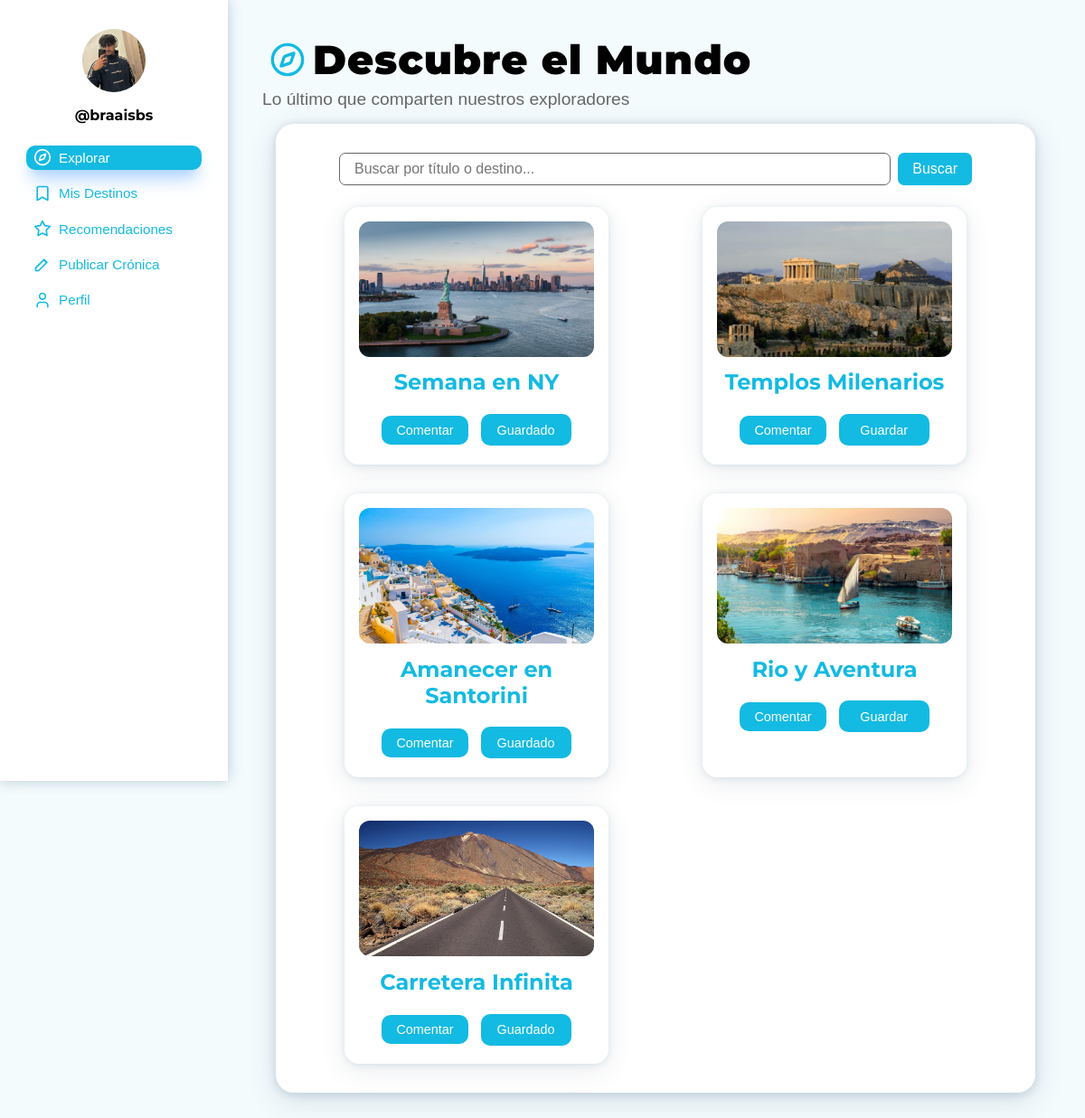
The app's page /user-explorar.php (signed in) with its own data.
### tables this page shows
CREATE TABLE `cronica` (
  `id_cronica` int(11) NOT NULL,
  `titulo` varchar(300) NOT NULL,
  `ruta` text NOT NULL,
  `experiencia` longtext NOT NULL,
  `fecha_publicacion` datetime NOT NULL DEFAULT current_timestamp(),
  `imagen_principal` varchar(500) DEFAULT NULL,
  `id_usuario` int(11) NOT NULL,
  `id_destino` int(11) NOT NULL,
  `estado` enum('Publicada','Pendiente','Rechazada') NOT NULL DEFAULT 'Pendiente',
  `num_recomendados` int(11) NOT NULL
);

CREATE TABLE `usuario` (
  `id_usuario` int(11) NOT NULL,
  `nombre_usuario` varchar(100) NOT NULL,
  `nombre` varchar(100) NOT NULL,
  `apellido1` varchar(100) NOT NULL,
  `correo` varchar(150) NOT NULL,
  `contrasena` varchar(255) NOT NULL,
  `rol` enum('administrador','explorador','normal') NOT NULL DEFAULT 'normal',
  `foto_perfil` varchar(500) DEFAULT 'imagenes/NoUser.png',
  `descripcion` text DEFAULT NULL,
  `ubicacion` varchar(200) DEFAULT NULL,
  `paises_visitados` int(11) DEFAULT 0,
  `num_publicaciones` int(11) DEFAULT 0,
  `fecha_registro` timestamp NOT NULL DEFAULT current_timestamp()
);

### user-explorar.php (the view, shortened to what this page needs)
<?php
$servidor   = "localhost";
$usuario_bd = "root";
$password_bd = "";
$nombre_bd  = "portal_viajes";
try {
    $pdo = new PDO("mysql:host=$servidor;dbname=$nombre_bd;charset=utf8mb4", $usuario_bd, $password_bd);
    $pdo->setAttribute(PDO::ATTR_ERRMODE, PDO::ERRMODE_EXCEPTION);
    $usuario = null;
    if (isset($_SESSION['usuario_id'])) {
        $stmt_usuario = $pdo->prepare("SELECT * FROM usuario WHERE id_usuario = ? LIMIT 1");
        $stmt_usuario->execute([$_SESSION['usuario_id']]);
        $usuario = $stmt_usuario->fetch(PDO::FETCH_ASSOC);
    }
    $cronicas = [];
    $busqueda = '';
    if (isset($_GET['buscar']) && !empty(trim($_GET['buscar']))) {
        $busqueda = trim($_GET['buscar']);
        $stmt_busqueda = $pdo->prepare("
            SELECT c.*, d.nombre AS destino
            FROM cronica c
            JOIN destino d ON c.id_destino = d.id_destino
            WHERE c.estado = 'Publicada'
            AND (c.titulo LIKE :busqueda OR d.nombre LIKE :busqueda)
            ORDER BY c.fecha_publicacion DESC
        ");
        $stmt_busqueda->execute([':busqueda' => "%$busqueda%"]);
        $cronicas = $stmt_busqueda->fetchAll(PDO::FETCH_ASSOC);
    } else {
        $stmt_cronicas = $pdo->prepare("
            SELECT c.*, d.nombre AS destino
            FROM cronica c
            JOIN destino d ON c.id_destino = d.id_destino
            WHERE c.estado = 'Publicada'
            ORDER BY c.fecha_publicacion DESC
            LIMIT 20
        ");
        $stmt_cronicas->execute();
        $cronicas = $stmt_cronicas->fetchAll(PDO::FETCH_ASSOC);
    }
} catch (PDOException $e) {
    die("Error de conexión: " . $e->getMessage());
}
?>
<!DOCTYPE html>
<html lang="es">
    <head>
        <link rel="stylesheet" href="estilo.css" />
    </head>
    <body>
        <div class="estructura">
            <main>
                <header class="caja-encabezado-principal">
                    <h1 class="encabezado-principal seccion-explorar">Descubre el Mundo</h1>
                    <p class="subtitulo-principal"><?php echo $busqueda ? 'Resultados de búsqueda' : 'Lo último que comparten nuestros exploradores'; ?></p>
                </header>
                <div class="caja-principal">
                    <form action="<?php echo $_SERVER['PHP_SELF']; ?>" method="GET" class="contenedor-buscador">
                        <input type="text" id="buscador" name="buscar"
                               value="<?php echo htmlspecialchars($busqueda); ?>"
                               placeholder="Buscar por título o destino..." class="texto-buscador" />
                        <button type="submit" class="boton-buscador">Buscar</button>
                    </form>
                    <div class="cronicas">
                        <?php if(!empty($cronicas)): ?>
                            <?php foreach($cronicas as $cronica): ?>
                                <?php
                                     $link_cronica = ($usuario['rol'] === 'administrador' || $usuario['rol'] === 'explorador')
                                                     ? "userexplorador-cronica.php"
                                                     : "usernormal-cronica.php";
                                     $link_cronica .= "?id=" . $cronica['id_cronica'];
                                     $stmt_g = $pdo->prepare("SELECT 1 FROM cronica_guardada WHERE id_usuario=? AND id_cronica=?");
                                     $stmt_g->execute([$usuario['id_usuario'], $cronica['id_cronica']]);
                                     $is_guardada = $stmt_g->fetchColumn() !== false;
                                ?>
                                <article class="cronica">
                                    <a href="<?php echo $link_cronica; ?>" class="enlace-leer-cronica">
                                        <img src="<?php echo htmlspecialchars($cronica['imagen_principal']); ?>" alt="Foto de <?php echo htmlspecialchars($cronica['titulo']); ?>" />
                                        <h2 class="titulo-cronica"><?php echo htmlspecialchars($cronica['titulo']); ?></h2>
                                    </a>
                                    <a href="<?php echo $link_cronica; ?>#comentarios-seccion" class="boton-accion" style="text-decoration:none; text-align:center;">Comentar</a>
                                    <form method="POST" style="display:inline;">
                                        <button type="submit" class="boton-accion">
                                            <?php echo $is_guardada ? 'Guardado' : 'Guardar'; ?>
                                        </button>
                                    </form>
                                </article>
                            <?php endforeach; ?>
                        <?php else: ?>
                            <p style="text-align: center; color: #666; margin-top: 2rem;">No se encontraron crónicas.</p>
                        <?php endif; ?>
                    </div>
                </div>
            </main>
            <aside>
                <img class="foto-perfil" src="<?php echo htmlspecialchars($usuario['foto_perfil'] ?: 'imagenes/NoUser.png'); ?>" alt="Imagen de perfil" />
                <h3 class="nombre-usuario">@<?php echo htmlspecialchars($usuario['nombre_usuario']); ?></h3>
                <nav class="menu-principal">
                    <div class="grupo-menu">
                        <a href="<?php echo $_SERVER['PHP_SELF']; ?>" class="enlace-menu activo explorar">Explorar</a>
                        <a href="user-misdestinos.php" class="enlace-menu mis-destinos">Mis Destinos</a>
                        <a href="user-recomendaciones.php" class="enlace-menu recomendaciones">Recomendaciones</a>
                         <?php if ($usuario['rol'] === 'explorador'): ?>
                             <a href="userexplorador-publicarcronica.php" class="enlace-menu publicar-cronica">Publicar Crónica</a>
                             <a href="userexplorador-perfil.php" class="enlace-menu perfil">Perfil</a>
                        <?php else: ?>
                             <a href="usernormal-publicarcronica.php" class="enlace-menu publicar-cronica">Publicar Crónica</a>
                             <a href="usernormal-perfil.php" class="enlace-menu perfil">Perfil</a>
                        <?php endif; ?>
                    </div>
                </nav>
            </aside>
        </div>
    </body>
</html>

### records on screen
cronica: imagen_principal (picture), titulo "Semana en NY", shows "Guardado"
cronica: imagen_principal (picture), titulo "Templos Milenarios", shows "Guardar"
cronica: imagen_principal (picture), titulo "Amanecer en Santorini", shows "Guardado"
cronica: imagen_principal (picture), titulo "Rio y Aventura", shows "Guardar"
cronica: imagen_principal (picture), titulo "Carretera Infinita", shows "Guardado"
usuario: foto_perfil (picture), nombre_usuario "braaisbs"
